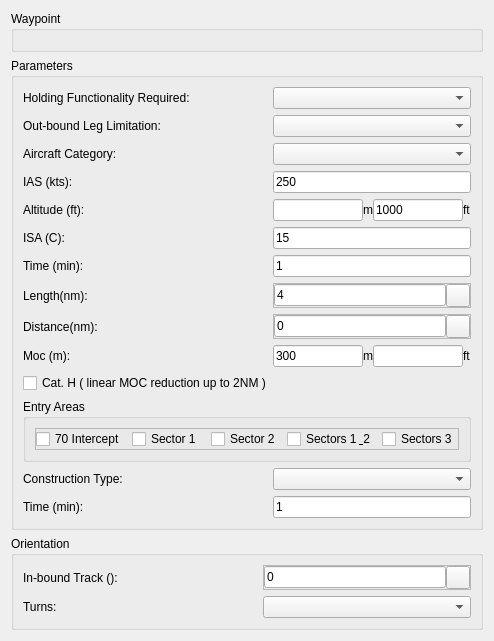
<?xml version="1.0" encoding="UTF-8"?>
<ui version="4.0">
 <class>Form</class>
 <widget class="QWidget" name="Form">
  <property name="geometry">
   <rect>
    <x>0</x>
    <y>0</y>
    <width>473</width>
    <height>580</height>
   </rect>
  </property>
  <property name="font">
   <font>
    <family>Arial</family>
    <weight>50</weight>
    <bold>false</bold>
   </font>
  </property>
  <property name="windowTitle">
   <string>Form</string>
  </property>
  <layout class="QVBoxLayout" name="verticalLayout">
   <item>
    <widget class="QGroupBox" name="gbWaypoint">
     <property name="title">
      <string>Waypoint</string>
     </property>
     <layout class="QVBoxLayout" name="vl_gbWaypoint"/>
    </widget>
   </item>
   <item>
    <widget class="QGroupBox" name="gbParameters">
     <property name="font">
      <font>
       <family>Arial</family>
       <weight>50</weight>
       <bold>false</bold>
      </font>
     </property>
     <property name="title">
      <string>Parameters</string>
     </property>
     <layout class="QVBoxLayout" name="vl_gbParameters">
      <item>
       <widget class="QFrame" name="frame_58">
        <property name="frameShape">
         <enum>QFrame::NoFrame</enum>
        </property>
        <property name="frameShadow">
         <enum>QFrame::Raised</enum>
        </property>
        <layout class="QHBoxLayout" name="horizontalLayout_58">
         <property name="spacing">
          <number>0</number>
         </property>
         <property name="margin">
          <number>0</number>
         </property>
         <item>
          <widget class="QLabel" name="label_66">
           <property name="minimumSize">
            <size>
             <width>250</width>
             <height>0</height>
            </size>
           </property>
           <property name="font">
            <font>
             <weight>50</weight>
             <bold>false</bold>
            </font>
           </property>
           <property name="text">
            <string>Holding Functionality Required:</string>
           </property>
          </widget>
         </item>
         <item>
          <widget class="QComboBox" name="cmbHoldingFunctionality">
           <property name="sizePolicy">
            <sizepolicy hsizetype="Expanding" vsizetype="Fixed">
             <horstretch>0</horstretch>
             <verstretch>0</verstretch>
            </sizepolicy>
           </property>
           <property name="font">
            <font>
             <weight>50</weight>
             <bold>false</bold>
            </font>
           </property>
          </widget>
         </item>
        </layout>
       </widget>
      </item>
      <item>
       <widget class="QFrame" name="frame_OutBoundLimit">
        <property name="frameShape">
         <enum>QFrame::NoFrame</enum>
        </property>
        <property name="frameShadow">
         <enum>QFrame::Raised</enum>
        </property>
        <layout class="QHBoxLayout" name="horizontalLayout_59">
         <property name="spacing">
          <number>0</number>
         </property>
         <property name="margin">
          <number>0</number>
         </property>
         <item>
          <widget class="QLabel" name="label_67">
           <property name="minimumSize">
            <size>
             <width>250</width>
             <height>0</height>
            </size>
           </property>
           <property name="font">
            <font>
             <weight>50</weight>
             <bold>false</bold>
            </font>
           </property>
           <property name="text">
            <string>Out-bound Leg Limitation:</string>
           </property>
          </widget>
         </item>
         <item>
          <widget class="QComboBox" name="cmbOutboundLimit">
           <property name="sizePolicy">
            <sizepolicy hsizetype="Expanding" vsizetype="Fixed">
             <horstretch>0</horstretch>
             <verstretch>0</verstretch>
            </sizepolicy>
           </property>
           <property name="font">
            <font>
             <weight>50</weight>
             <bold>false</bold>
            </font>
           </property>
          </widget>
         </item>
        </layout>
       </widget>
      </item>
      <item>
       <widget class="QFrame" name="frame_59">
        <property name="frameShape">
         <enum>QFrame::NoFrame</enum>
        </property>
        <property name="frameShadow">
         <enum>QFrame::Raised</enum>
        </property>
        <layout class="QHBoxLayout" name="horizontalLayout_61">
         <property name="spacing">
          <number>0</number>
         </property>
         <property name="margin">
          <number>0</number>
         </property>
         <item>
          <widget class="QLabel" name="label_69">
           <property name="minimumSize">
            <size>
             <width>250</width>
             <height>0</height>
            </size>
           </property>
           <property name="font">
            <font>
             <weight>50</weight>
             <bold>false</bold>
            </font>
           </property>
           <property name="text">
            <string>Aircraft Category:</string>
           </property>
          </widget>
         </item>
         <item>
          <widget class="QComboBox" name="cmbAircraftCategory">
           <property name="sizePolicy">
            <sizepolicy hsizetype="Expanding" vsizetype="Fixed">
             <horstretch>0</horstretch>
             <verstretch>0</verstretch>
            </sizepolicy>
           </property>
           <property name="font">
            <font>
             <weight>50</weight>
             <bold>false</bold>
            </font>
           </property>
          </widget>
         </item>
        </layout>
       </widget>
      </item>
      <item>
       <widget class="QFrame" name="frame_61">
        <property name="frameShape">
         <enum>QFrame::NoFrame</enum>
        </property>
        <property name="frameShadow">
         <enum>QFrame::Raised</enum>
        </property>
        <layout class="QHBoxLayout" name="horizontalLayout_60">
         <property name="spacing">
          <number>0</number>
         </property>
         <property name="margin">
          <number>0</number>
         </property>
         <item>
          <widget class="QLabel" name="label_68">
           <property name="minimumSize">
            <size>
             <width>250</width>
             <height>0</height>
            </size>
           </property>
           <property name="font">
            <font>
             <weight>50</weight>
             <bold>false</bold>
            </font>
           </property>
           <property name="text">
            <string>IAS (kts):</string>
           </property>
          </widget>
         </item>
         <item>
          <widget class="QLineEdit" name="txtIas">
           <property name="font">
            <font>
             <weight>50</weight>
             <bold>false</bold>
            </font>
           </property>
           <property name="text">
            <string>250</string>
           </property>
          </widget>
         </item>
        </layout>
       </widget>
      </item>
      <item>
       <widget class="QFrame" name="frame_62">
        <property name="frameShape">
         <enum>QFrame::NoFrame</enum>
        </property>
        <property name="frameShadow">
         <enum>QFrame::Raised</enum>
        </property>
        <layout class="QHBoxLayout" name="horizontalLayout_69">
         <property name="spacing">
          <number>0</number>
         </property>
         <property name="margin">
          <number>0</number>
         </property>
         <item>
          <widget class="QLabel" name="label_77">
           <property name="minimumSize">
            <size>
             <width>250</width>
             <height>0</height>
            </size>
           </property>
           <property name="font">
            <font>
             <weight>50</weight>
             <bold>false</bold>
            </font>
           </property>
           <property name="text">
            <string>Altitude (ft):</string>
           </property>
          </widget>
         </item>
         <item>
          <widget class="QLineEdit" name="txtAltitudeM"/>
         </item>
         <item>
          <widget class="QLabel" name="label_2">
           <property name="text">
            <string>m</string>
           </property>
          </widget>
         </item>
         <item>
          <widget class="QLineEdit" name="txtAltitude">
           <property name="font">
            <font>
             <weight>50</weight>
             <bold>false</bold>
            </font>
           </property>
           <property name="text">
            <string>1000</string>
           </property>
          </widget>
         </item>
         <item>
          <widget class="QLabel" name="label">
           <property name="text">
            <string>ft</string>
           </property>
          </widget>
         </item>
        </layout>
       </widget>
      </item>
      <item>
       <widget class="QFrame" name="frame_63">
        <property name="frameShape">
         <enum>QFrame::NoFrame</enum>
        </property>
        <property name="frameShadow">
         <enum>QFrame::Raised</enum>
        </property>
        <layout class="QHBoxLayout" name="horizontalLayout_72">
         <property name="spacing">
          <number>0</number>
         </property>
         <property name="margin">
          <number>0</number>
         </property>
         <item>
          <widget class="QLabel" name="label_80">
           <property name="minimumSize">
            <size>
             <width>250</width>
             <height>0</height>
            </size>
           </property>
           <property name="font">
            <font>
             <weight>50</weight>
             <bold>false</bold>
            </font>
           </property>
           <property name="text">
            <string>ISA (C):</string>
           </property>
          </widget>
         </item>
         <item>
          <widget class="QLineEdit" name="txtIsa">
           <property name="font">
            <font>
             <weight>50</weight>
             <bold>false</bold>
            </font>
           </property>
           <property name="text">
            <string>15</string>
           </property>
          </widget>
         </item>
        </layout>
       </widget>
      </item>
      <item>
       <widget class="QFrame" name="frame_Time">
        <property name="frameShape">
         <enum>QFrame::NoFrame</enum>
        </property>
        <property name="frameShadow">
         <enum>QFrame::Raised</enum>
        </property>
        <layout class="QHBoxLayout" name="horizontalLayout_73">
         <property name="spacing">
          <number>0</number>
         </property>
         <property name="margin">
          <number>0</number>
         </property>
         <item>
          <widget class="QLabel" name="label_81">
           <property name="minimumSize">
            <size>
             <width>250</width>
             <height>0</height>
            </size>
           </property>
           <property name="font">
            <font>
             <weight>50</weight>
             <bold>false</bold>
            </font>
           </property>
           <property name="text">
            <string>Time (min):</string>
           </property>
          </widget>
         </item>
         <item>
          <widget class="QLineEdit" name="txtTime">
           <property name="font">
            <font>
             <weight>50</weight>
             <bold>false</bold>
            </font>
           </property>
           <property name="text">
            <string>1</string>
           </property>
          </widget>
         </item>
        </layout>
       </widget>
      </item>
      <item>
       <widget class="QFrame" name="frame_Length">
        <property name="frameShape">
         <enum>QFrame::NoFrame</enum>
        </property>
        <property name="frameShadow">
         <enum>QFrame::Raised</enum>
        </property>
        <layout class="QHBoxLayout" name="horizontalLayout_65">
         <property name="spacing">
          <number>0</number>
         </property>
         <property name="margin">
          <number>0</number>
         </property>
         <item>
          <widget class="QLabel" name="label_73">
           <property name="minimumSize">
            <size>
             <width>250</width>
             <height>0</height>
            </size>
           </property>
           <property name="font">
            <font>
             <weight>50</weight>
             <bold>false</bold>
            </font>
           </property>
           <property name="text">
            <string>Length(nm):</string>
           </property>
          </widget>
         </item>
         <item>
          <widget class="QFrame" name="frame_APV_8">
           <property name="frameShape">
            <enum>QFrame::StyledPanel</enum>
           </property>
           <property name="frameShadow">
            <enum>QFrame::Raised</enum>
           </property>
           <layout class="QHBoxLayout" name="horizontalLayout_12">
            <property name="spacing">
             <number>0</number>
            </property>
            <property name="margin">
             <number>0</number>
            </property>
            <item>
             <widget class="QLineEdit" name="txtLength">
              <property name="enabled">
               <bool>true</bool>
              </property>
              <property name="font">
               <font>
                <weight>50</weight>
                <bold>false</bold>
               </font>
              </property>
              <property name="text">
               <string>4</string>
              </property>
             </widget>
            </item>
            <item>
             <widget class="QToolButton" name="btnCaptureLength">
              <property name="text">
               <string/>
              </property>
              <property name="icon">
               <iconset>
                <normaloff>:/gnss_item/coordinate_capture.png</normaloff>:/gnss_item/coordinate_capture.png</iconset>
              </property>
             </widget>
            </item>
           </layout>
          </widget>
         </item>
        </layout>
       </widget>
      </item>
      <item>
       <widget class="QFrame" name="frame_Distance">
        <property name="frameShape">
         <enum>QFrame::NoFrame</enum>
        </property>
        <property name="frameShadow">
         <enum>QFrame::Raised</enum>
        </property>
        <layout class="QHBoxLayout" name="horizontalLayout_64">
         <property name="spacing">
          <number>0</number>
         </property>
         <property name="margin">
          <number>0</number>
         </property>
         <item>
          <widget class="QLabel" name="label_72">
           <property name="minimumSize">
            <size>
             <width>250</width>
             <height>0</height>
            </size>
           </property>
           <property name="font">
            <font>
             <weight>50</weight>
             <bold>false</bold>
            </font>
           </property>
           <property name="text">
            <string>Distance(nm):</string>
           </property>
          </widget>
         </item>
         <item>
          <widget class="QFrame" name="frame_APV_7">
           <property name="frameShape">
            <enum>QFrame::StyledPanel</enum>
           </property>
           <property name="frameShadow">
            <enum>QFrame::Raised</enum>
           </property>
           <layout class="QHBoxLayout" name="horizontalLayout_11">
            <property name="spacing">
             <number>0</number>
            </property>
            <property name="margin">
             <number>0</number>
            </property>
            <item>
             <widget class="QLineEdit" name="txtDistance">
              <property name="enabled">
               <bool>true</bool>
              </property>
              <property name="font">
               <font>
                <weight>50</weight>
                <bold>false</bold>
               </font>
              </property>
              <property name="text">
               <string>0</string>
              </property>
             </widget>
            </item>
            <item>
             <widget class="QToolButton" name="btnCaptureDistance">
              <property name="text">
               <string/>
              </property>
              <property name="icon">
               <iconset>
                <normaloff>:/gnss_item/coordinate_capture.png</normaloff>:/gnss_item/coordinate_capture.png</iconset>
              </property>
             </widget>
            </item>
           </layout>
          </widget>
         </item>
        </layout>
       </widget>
      </item>
      <item>
       <widget class="QFrame" name="frame_69">
        <property name="frameShape">
         <enum>QFrame::NoFrame</enum>
        </property>
        <property name="frameShadow">
         <enum>QFrame::Raised</enum>
        </property>
        <layout class="QHBoxLayout" name="horizontalLayout_74">
         <property name="spacing">
          <number>0</number>
         </property>
         <property name="margin">
          <number>0</number>
         </property>
         <item>
          <widget class="QLabel" name="label_82">
           <property name="minimumSize">
            <size>
             <width>250</width>
             <height>0</height>
            </size>
           </property>
           <property name="font">
            <font>
             <weight>50</weight>
             <bold>false</bold>
            </font>
           </property>
           <property name="text">
            <string>Moc (m):</string>
           </property>
          </widget>
         </item>
         <item>
          <widget class="QLineEdit" name="txtMoc">
           <property name="font">
            <font>
             <weight>50</weight>
             <bold>false</bold>
            </font>
           </property>
           <property name="text">
            <string>300</string>
           </property>
          </widget>
         </item>
         <item>
          <widget class="QLabel" name="label_6">
           <property name="text">
            <string>m</string>
           </property>
          </widget>
         </item>
         <item>
          <widget class="QLineEdit" name="txtMocFt">
           <property name="font">
            <font>
             <weight>50</weight>
             <bold>false</bold>
            </font>
           </property>
           <property name="text">
            <string/>
           </property>
          </widget>
         </item>
         <item>
          <widget class="QLabel" name="labelMocFt">
           <property name="text">
            <string>ft</string>
           </property>
          </widget>
         </item>
        </layout>
       </widget>
      </item>
      <item>
       <widget class="QCheckBox" name="chbCatH">
        <property name="font">
         <font>
          <weight>50</weight>
          <bold>false</bold>
         </font>
        </property>
        <property name="text">
         <string>Cat. H ( linear MOC reduction up to 2NM )</string>
        </property>
       </widget>
      </item>
      <item>
       <widget class="QGroupBox" name="gbEntryAreas">
        <property name="font">
         <font>
          <weight>50</weight>
          <bold>false</bold>
         </font>
        </property>
        <property name="title">
         <string>Entry Areas</string>
        </property>
        <layout class="QVBoxLayout" name="verticalLayout_4">
         <item>
          <widget class="QFrame" name="frame_Limitation">
           <property name="frameShape">
            <enum>QFrame::StyledPanel</enum>
           </property>
           <property name="frameShadow">
            <enum>QFrame::Raised</enum>
           </property>
           <layout class="QHBoxLayout" name="horizontalLayout_2">
            <property name="margin">
             <number>0</number>
            </property>
            <item>
             <widget class="QCheckBox" name="chbIntercept">
              <property name="minimumSize">
               <size>
                <width>0</width>
                <height>0</height>
               </size>
              </property>
              <property name="font">
               <font>
                <weight>50</weight>
                <bold>false</bold>
               </font>
              </property>
              <property name="text">
               <string>70 Intercept</string>
              </property>
             </widget>
            </item>
            <item>
             <widget class="QCheckBox" name="chbSector1">
              <property name="font">
               <font>
                <weight>50</weight>
                <bold>false</bold>
               </font>
              </property>
              <property name="layoutDirection">
               <enum>Qt::LeftToRight</enum>
              </property>
              <property name="text">
               <string>Sector 1 </string>
              </property>
             </widget>
            </item>
            <item>
             <widget class="QCheckBox" name="chbSector2">
              <property name="font">
               <font>
                <weight>50</weight>
                <bold>false</bold>
               </font>
              </property>
              <property name="layoutDirection">
               <enum>Qt::LeftToRight</enum>
              </property>
              <property name="text">
               <string>Sector 2</string>
              </property>
             </widget>
            </item>
            <item>
             <widget class="QCheckBox" name="chbSectors12">
              <property name="font">
               <font>
                <weight>50</weight>
                <bold>false</bold>
               </font>
              </property>
              <property name="layoutDirection">
               <enum>Qt::LeftToRight</enum>
              </property>
              <property name="text">
               <string>Sectors 1 &amp; 2</string>
              </property>
             </widget>
            </item>
            <item>
             <widget class="QCheckBox" name="chbSector3">
              <property name="font">
               <font>
                <weight>50</weight>
                <bold>false</bold>
               </font>
              </property>
              <property name="layoutDirection">
               <enum>Qt::LeftToRight</enum>
              </property>
              <property name="text">
               <string>Sectors 3</string>
              </property>
             </widget>
            </item>
           </layout>
          </widget>
         </item>
        </layout>
       </widget>
      </item>
      <item>
       <widget class="QFrame" name="frame_66">
        <property name="frameShape">
         <enum>QFrame::NoFrame</enum>
        </property>
        <property name="frameShadow">
         <enum>QFrame::Raised</enum>
        </property>
        <layout class="QHBoxLayout" name="horizontalLayout_75">
         <property name="spacing">
          <number>0</number>
         </property>
         <property name="margin">
          <number>0</number>
         </property>
         <item>
          <widget class="QLabel" name="label_83">
           <property name="minimumSize">
            <size>
             <width>250</width>
             <height>0</height>
            </size>
           </property>
           <property name="font">
            <font>
             <weight>50</weight>
             <bold>false</bold>
            </font>
           </property>
           <property name="text">
            <string>Construction Type:</string>
           </property>
          </widget>
         </item>
         <item>
          <widget class="QComboBox" name="cmbConstruction">
           <property name="sizePolicy">
            <sizepolicy hsizetype="Expanding" vsizetype="Fixed">
             <horstretch>0</horstretch>
             <verstretch>0</verstretch>
            </sizepolicy>
           </property>
           <property name="font">
            <font>
             <weight>50</weight>
             <bold>false</bold>
            </font>
           </property>
          </widget>
         </item>
        </layout>
       </widget>
      </item>
      <item>
       <widget class="QFrame" name="frame_Time_2">
        <property name="frameShape">
         <enum>QFrame::NoFrame</enum>
        </property>
        <property name="frameShadow">
         <enum>QFrame::Raised</enum>
        </property>
        <layout class="QHBoxLayout" name="horizontalLayout_76">
         <property name="spacing">
          <number>0</number>
         </property>
         <property name="margin">
          <number>0</number>
         </property>
         <item>
          <widget class="QLabel" name="label_84">
           <property name="minimumSize">
            <size>
             <width>250</width>
             <height>0</height>
            </size>
           </property>
           <property name="font">
            <font>
             <weight>50</weight>
             <bold>false</bold>
            </font>
           </property>
           <property name="text">
            <string>Time (min):</string>
           </property>
          </widget>
         </item>
         <item>
          <widget class="QLineEdit" name="txtTime_2">
           <property name="font">
            <font>
             <weight>50</weight>
             <bold>false</bold>
            </font>
           </property>
           <property name="text">
            <string>1</string>
           </property>
          </widget>
         </item>
        </layout>
       </widget>
      </item>
     </layout>
    </widget>
   </item>
   <item>
    <widget class="QGroupBox" name="gbOrientation">
     <property name="title">
      <string>Orientation</string>
     </property>
     <layout class="QVBoxLayout" name="vl_gbOrientation">
      <item>
       <widget class="QFrame" name="frame_TrackFrom">
        <property name="frameShape">
         <enum>QFrame::NoFrame</enum>
        </property>
        <property name="frameShadow">
         <enum>QFrame::Raised</enum>
        </property>
        <layout class="QHBoxLayout" name="horizontalLayout_63">
         <property name="spacing">
          <number>0</number>
         </property>
         <property name="margin">
          <number>0</number>
         </property>
         <item>
          <widget class="QLabel" name="label_71">
           <property name="minimumSize">
            <size>
             <width>240</width>
             <height>0</height>
            </size>
           </property>
           <property name="font">
            <font>
             <weight>50</weight>
             <bold>false</bold>
            </font>
           </property>
           <property name="text">
            <string>In-bound Track ():</string>
           </property>
          </widget>
         </item>
         <item>
          <widget class="QFrame" name="frame_APV_6">
           <property name="frameShape">
            <enum>QFrame::StyledPanel</enum>
           </property>
           <property name="frameShadow">
            <enum>QFrame::Raised</enum>
           </property>
           <layout class="QHBoxLayout" name="horizontalLayout_10">
            <property name="spacing">
             <number>0</number>
            </property>
            <property name="margin">
             <number>0</number>
            </property>
            <item>
             <widget class="QLineEdit" name="txtTrack">
              <property name="enabled">
               <bool>true</bool>
              </property>
              <property name="font">
               <font>
                <weight>50</weight>
                <bold>false</bold>
               </font>
              </property>
              <property name="text">
               <string>0</string>
              </property>
             </widget>
            </item>
            <item>
             <widget class="QToolButton" name="btnCaptureTrack">
              <property name="text">
               <string/>
              </property>
              <property name="icon">
               <iconset>
                <normaloff>:/gnss_item/coordinate_capture.png</normaloff>:/gnss_item/coordinate_capture.png</iconset>
              </property>
             </widget>
            </item>
           </layout>
          </widget>
         </item>
        </layout>
       </widget>
      </item>
      <item>
       <widget class="QFrame" name="frame_67">
        <property name="frameShape">
         <enum>QFrame::NoFrame</enum>
        </property>
        <property name="frameShadow">
         <enum>QFrame::Raised</enum>
        </property>
        <layout class="QHBoxLayout" name="horizontalLayout_67">
         <property name="spacing">
          <number>0</number>
         </property>
         <property name="margin">
          <number>0</number>
         </property>
         <item>
          <widget class="QLabel" name="label_75">
           <property name="minimumSize">
            <size>
             <width>240</width>
             <height>0</height>
            </size>
           </property>
           <property name="font">
            <font>
             <weight>50</weight>
             <bold>false</bold>
            </font>
           </property>
           <property name="text">
            <string>Turns:</string>
           </property>
          </widget>
         </item>
         <item>
          <widget class="QComboBox" name="cmbOrientation">
           <property name="sizePolicy">
            <sizepolicy hsizetype="Expanding" vsizetype="Fixed">
             <horstretch>0</horstretch>
             <verstretch>0</verstretch>
            </sizepolicy>
           </property>
           <property name="font">
            <font>
             <weight>50</weight>
             <bold>false</bold>
            </font>
           </property>
          </widget>
         </item>
        </layout>
       </widget>
      </item>
     </layout>
    </widget>
   </item>
  </layout>
 </widget>
 <resources/>
 <connections/>
</ui>
